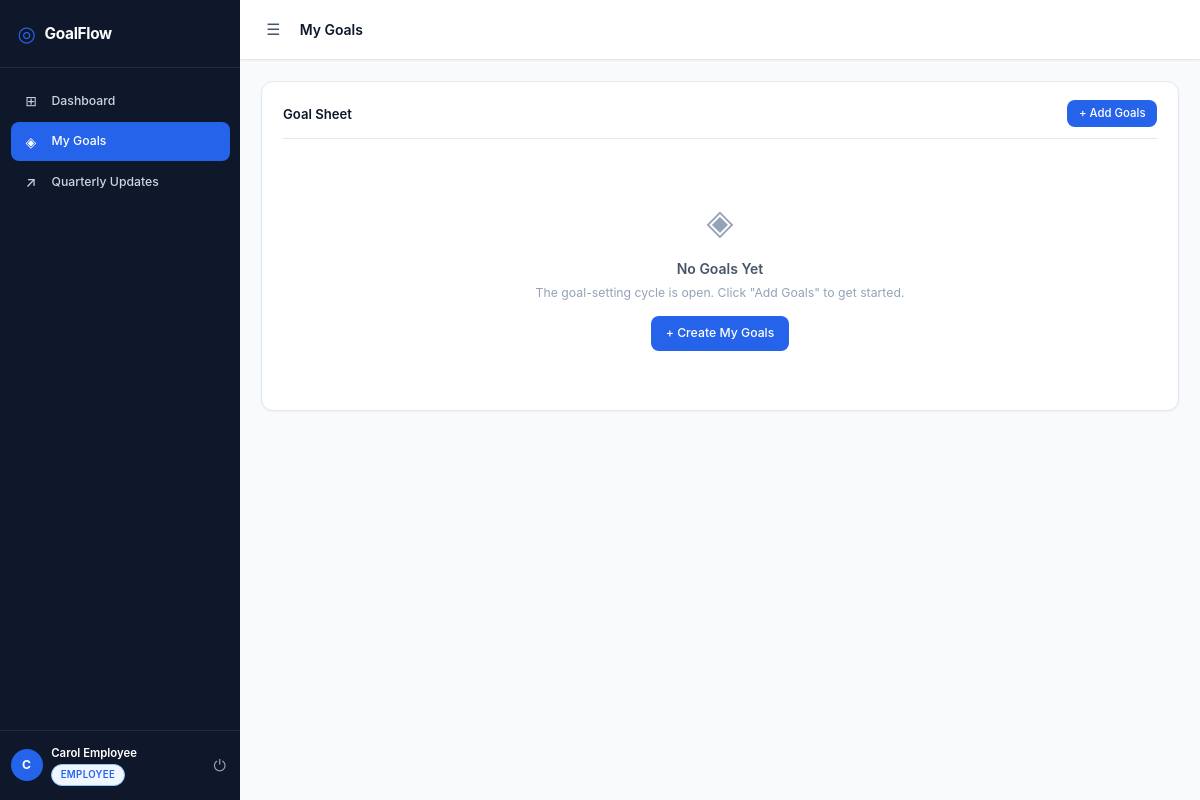
Before: /employee/goals (signed in) with the older database file.
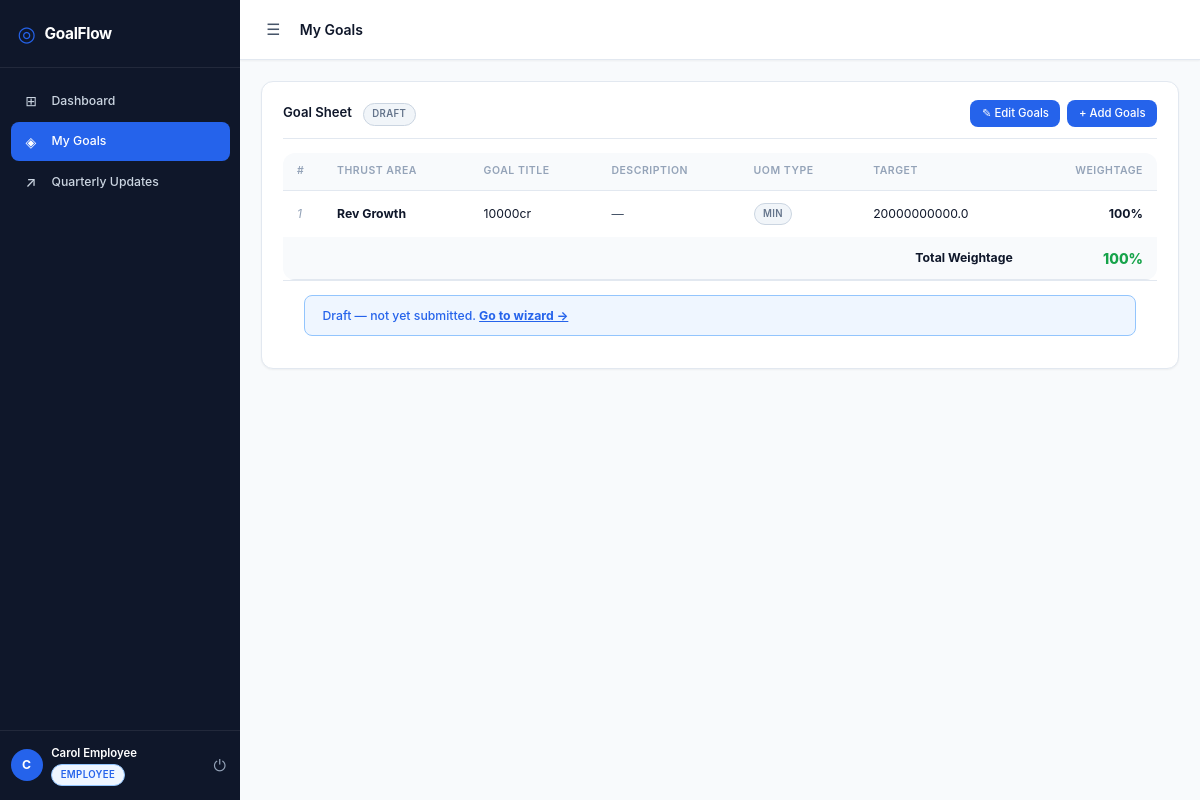
After: the same page with the newer database file.
### app/models.py (models this page shows)
class GoalSheet(Base):
    __tablename__ = "goal_sheets"
    id          = Column(Integer, primary_key=True, index=True)
    employee_id = Column(Integer, ForeignKey("users.id"), nullable=False)
    cycle_id    = Column(Integer, ForeignKey("cycles.id"), nullable=False)
    status      = Column(Text, nullable=False, default="draft")
    submitted_at = Column(DateTime, nullable=True)
    approved_at  = Column(DateTime, nullable=True)
    approved_by  = Column(Integer, ForeignKey("users.id"), nullable=True)
    locked_at    = Column(DateTime, nullable=True)
    is_unlocked  = Column(Boolean, default=False)
    unlock_reason = Column(Text, nullable=True)
    unlocked_by  = Column(Integer, ForeignKey("users.id"), nullable=True)
    unlocked_at  = Column(DateTime, nullable=True)
    created_at   = Column(DateTime, default=datetime.utcnow)
    employee  = relationship("User", back_populates="goal_sheets",
                             foreign_keys=[employee_id])
    approver  = relationship("User", back_populates="approved_sheets",
                             foreign_keys=[approved_by])
    unlocker  = relationship("User", foreign_keys=[unlocked_by])
    cycle     = relationship("Cycle", back_populates="goal_sheets")
    goals     = relationship("Goal", back_populates="goal_sheet",
                             cascade="all, delete-orphan")
    check_ins = relationship("CheckIn", back_populates="goal_sheet")

class Goal(Base):
    __tablename__ = "goals"
    id            = Column(Integer, primary_key=True, index=True)
    goal_sheet_id = Column(Integer, ForeignKey("goal_sheets.id"), nullable=False)
    thrust_area   = Column(Text, nullable=False)
    title         = Column(Text, nullable=False)
    description   = Column(Text, nullable=True)
    uom_type      = Column(Text, nullable=False)
    target_value  = Column(Float, nullable=False)
    weightage     = Column(Float, nullable=False)
    is_shared     = Column(Boolean, default=False)
    primary_owner_id = Column(Integer, ForeignKey("users.id"), nullable=True)
    created_at    = Column(DateTime, default=datetime.utcnow)
    goal_sheet    = relationship("GoalSheet", back_populates="goals")
    primary_owner = relationship("User", foreign_keys=[primary_owner_id])
    achievement_updates = relationship("AchievementUpdate", back_populates="goal",
                                       cascade="all, delete-orphan")
    shared_as_master = relationship("SharedGoal",
                                    foreign_keys="SharedGoal.master_goal_id",
                                    back_populates="master_goal")
    shared_as_linked = relationship("SharedGoal",
                                    foreign_keys="SharedGoal.linked_goal_id",
                                    back_populates="linked_goal")

### app/routers/employee.py (the view)
@router.get("/goals", response_class=HTMLResponse)
def my_goals(
    request: Request,
    flash_success: str = None,
    flash_error: str   = None,
    current_user: User = Depends(require_employee),
    db: Session = Depends(get_db),
):
    cycle = _active_goal_setting_cycle(db)
    sheet = _sheet_for_user(db, current_user)
    goals = sheet.goals if sheet else []
    return templates.TemplateResponse("employee/my_goals.html", {
        "request":       request,
        "user":          current_user,
        "cycle":         cycle,
        "sheet":         sheet,
        "goals":         goals,
        "uom_labels":    UOM_LABELS,
        "flash_success": flash_success,
        "flash_error":   flash_error,
    })

### templates/employee/my_goals.html (shortened to what the changed rows need)
{% extends "base.html" %}
{% block page_title %}My Goals{% endblock %}
{% block content %}
<div class="card">
  <div class="card-header">
    <div>
      <span class="card-title">Goal Sheet</span>
      {% if sheet %}
        <span class="badge badge-{{ sheet.status }}" style="margin-left:.5rem">
          {{ sheet.status | capitalize }}
        </span>
      {% endif %}
    </div>
    <div class="btn-group">
      {% if sheet and sheet.status in ["draft", "returned"] %}
        <a href="/employee/goals/wizard" class="btn btn-primary btn-sm">✎ Edit Goals</a>
      {% endif %}
      {% if not sheet or sheet.status == "draft" %}
        {% if cycle %}
          <a href="/employee/goals/wizard" class="btn btn-primary btn-sm">+ Add Goals</a>
        {% endif %}
      {% endif %}
    </div>
  </div>
  {% if not cycle and not sheet %}
    <div class="empty-state">
      <div class="empty-state-icon">⊘</div>
      <div class="empty-state-title">No Active Cycle</div>
      <div class="empty-state-desc">No goal-setting cycle is currently open. Please contact your HR Admin.</div>
    </div>
  {% elif not sheet or not goals %}
    <div class="empty-state">
      <div class="empty-state-icon">◈</div>
      <div class="empty-state-title">No Goals Yet</div>
      <div class="empty-state-desc">
        {% if cycle %}
          The goal-setting cycle is open. Click "Add Goals" to get started.
        {% else %}
          No goal-setting cycle is currently active.
        {% endif %}
      </div>
      {% if cycle %}
        <a href="/employee/goals/wizard" class="btn btn-primary" style="margin-top:1rem">+ Create My Goals</a>
      {% endif %}
    </div>
  {% else %}
    <div class="table-wrapper" style="border:none">
      <table>
        <thead>
          <tr>
            <th style="width:40px">#</th>
            <th>Thrust Area</th>
            <th>Goal Title</th>
            <th>Description</th>
            <th>UoM Type</th>
            <th>Target</th>
            <th style="text-align:right">Weightage</th>
          </tr>
        </thead>
        <tbody>
          {% for g in goals %}
          <tr>
            <td class="text-muted">{{ loop.index }}</td>
            <td><strong>{{ g.thrust_area }}</strong></td>
            <td>{{ g.title }}</td>
            <td style="max-width:220px;color:var(--text-secondary)">
              {{ g.description or "—" }}
            </td>
            <td>
              {% set uom = uom_labels[g.uom_type] if g.uom_type in uom_labels else g.uom_type %}
              <span class="badge badge-draft" title="{{ uom }}">{{ g.uom_type | upper }}</span>
            </td>
            <td>{{ g.target_value }}</td>
            <td style="text-align:right;font-weight:700">{{ "%.0f"|format(g.weightage) }}%</td>
          </tr>
          {% endfor %}
        </tbody>
        <tfoot>
          <tr style="background:var(--bg-page)">
            <td colspan="6" style="font-weight:700;text-align:right;padding:.75rem 1rem">
              Total Weightage
            </td>
            {% set total = goals | sum(attribute='weightage') %}
            <td style="text-align:right;font-weight:800;padding:.75rem 1rem;font-size:1rem;
                color:{% if total == 100 %}var(--green){% elif total > 100 %}var(--red){% else %}var(--yellow){% endif %}">
              {{ "%.0f"|format(total) }}%
            </td>
          </tr>
        </tfoot>
      </table>
    </div>
    <div style="padding:1rem 1.5rem;border-top:1px solid var(--border-color)">
      {% if sheet.status == "submitted" %}
        <div class="flash flash-info" style="margin:0">
          ✓ Submitted on {{ sheet.submitted_at.strftime('%d %b %Y, %H:%M') if sheet.submitted_at else "—" }}
          — awaiting manager approval.
        </div>
      {% elif sheet.status == "approved" %}
        <div class="flash flash-success" style="margin:0">
          ✓ Approved on {{ sheet.approved_at.strftime('%d %b %Y, %H:%M') if sheet.approved_at else "—" }}
          — goals are locked.
        </div>
      {% elif sheet.status == "returned" %}
        <div class="flash flash-error" style="margin:0">
          ✕ Returned for revision.
          <a href="/employee/goals/wizard" style="color:inherit;font-weight:700">Edit and resubmit →</a>
        </div>
      {% elif sheet.status == "draft" %}
        <div class="flash flash-info" style="margin:0">
          Draft — not yet submitted.
          <a href="/employee/goals/wizard" style="color:inherit;font-weight:700">Go to wizard →</a>
        </div>
      {% endif %}
    </div>
  {% endif %}
</div>
{% endblock %}

Changed rows visible on the page:
added GoalSheet: status "DRAFT"
added Goal: thrust_area "Rev Growth", title "10000cr", description "—", uom_type "MIN", target_value "20000000000.0", weightage "100"
Other visible differences:
{{ "%.0f"|format(total) }}: (not shown) → "100"
text no longer shown: "◈ No Goals Yet The goal-setting cycle is open. Click \"Add Goals\" to get started. + Create My Goals"
text now shown: "✎ Edit Goals # THRUST AREA GOAL TITLE DESCRIPTION UOM TYPE TARGET WEIGHTAGE Total Weightage % Draft — not yet submitted. Go to wizard →"
